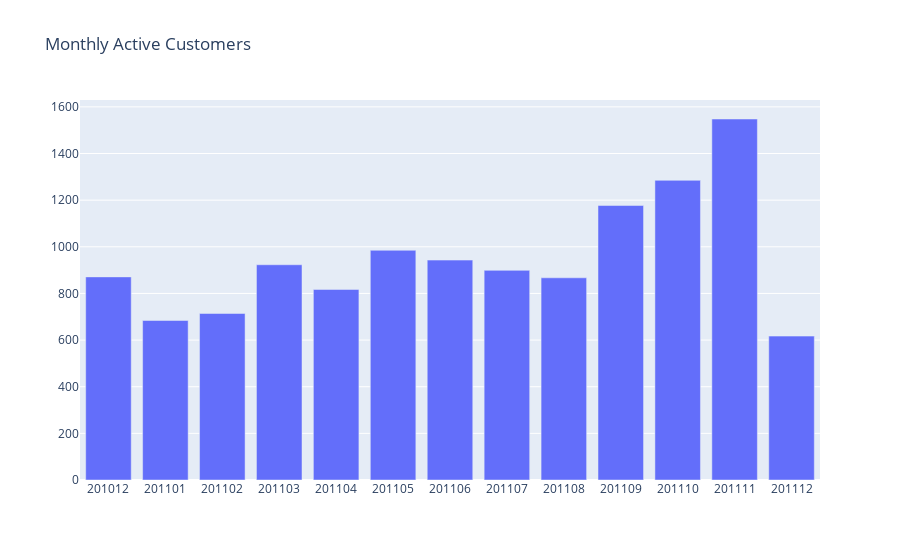

Notebook cell for this chart:
### Code cell
# Visualization
plot_data = [
    go.Bar(
        x = data_monthly_active['InvoiceYearMonth'],
        y=data_monthly_active['CustomerID'],
    )
]

plot_layout = go.Layout(
        xaxis = {"type": "category"},
        title = 'Monthly Active Customers'
    )

fig = go.Figure(data = plot_data, layout = plot_layout)
pyoff.iplot(fig)

### Figure 1 — Plotly figure (JSON) as saved in the notebook; plotly's stock layout.template omitted (floating-point values rounded to 4 significant figures)
{"data": [{"type": "bar", "x": [201012, 201101, 201102, 201103, 201104, 201105, 201106, 201107, 201108, 201109, 201110, 201111, 201112], "y": [871, 684, 714, 923, 817, 985, 943, 899, 867, 1177, 1285, 1548, 617]}], "layout": {"title": {"text": "Monthly Active Customers"}, "xaxis": {"type": "category"}}}
